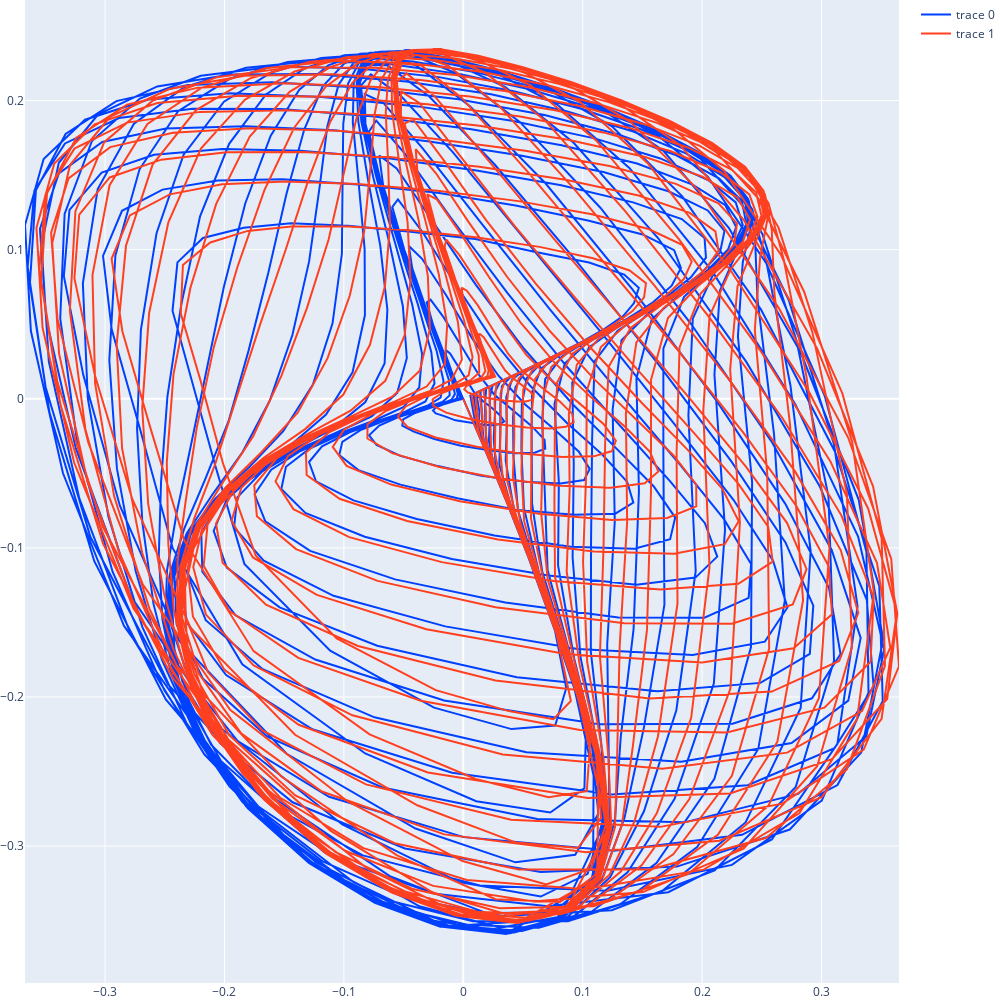

This figure's notebook cell:
### Code cell
# type: ignore
import numpy as np
import colour
import plotly.graph_objs as go

shape = colour.SpectralShape(
    colour.SPECTRAL_SHAPE_DEFAULT.start,
    colour.SPECTRAL_SHAPE_DEFAULT.end,
    10
)

cmfs = colour.MSDS_CMFS["CIE 1931 2 Degree Standard Observer"]

XYZ = colour.volume.XYZ_outer_surface(cmfs.copy().align(shape), colour.SDS_ILLUMINANTS["D65"])
oklab = colour.XYZ_to_Oklab(XYZ)
X, Y, Z = colour.utilities.tsplit(oklab)

with open("oklab-gamut-d65.txt", mode="w", encoding="utf8") as file:
    for L, a, b in oklab:
        file.write(f"{L}, {a}, {b}\n")

XYZtoo = colour.volume.XYZ_outer_surface(cmfs.copy().align(shape))
oklabtoo = colour.XYZ_to_Oklab(XYZtoo)
X2, Y2, Z2 = colour.utilities.tsplit(oklabtoo)

with open("oklab-gamut-e.txt", mode="w", encoding="utf8") as file:
    for L, a, b in oklabtoo:
        file.write(f"{L}, {a}, {b}\n")

trace = go.Scatter(x=Y, y=Z, marker=dict(color="#0040ff"))
trace2 = go.Scatter(x=Y2, y=Z2, marker=dict(color="#ff4020"))
layout = go.Layout(width=1000, height=1000, margin=dict(l=0, r=0, b=0, t=0))
figure = go.Figure(data=[trace, trace2], layout=layout)
figure.show()

### Figure 1 — Plotly figure (JSON) as saved in the notebook; plotly's stock layout.template omitted (floating-point values rounded to 4 significant figures; data arrays with more than 128 entries replaced by an {"elided": "..."} marker saying what was removed)
{"data": [{"marker": {"color": "#0040ff"}, "type": "scatter", "x": {"elided": "1808 float values"}, "y": {"elided": "1808 float values"}}, {"marker": {"color": "#ff4020"}, "type": "scatter", "x": {"elided": "1808 float values"}, "y": {"elided": "1808 float values"}}], "layout": {"height": 1000, "margin": {"b": 0, "l": 0, "r": 0, "t": 0}, "width": 1000}}
